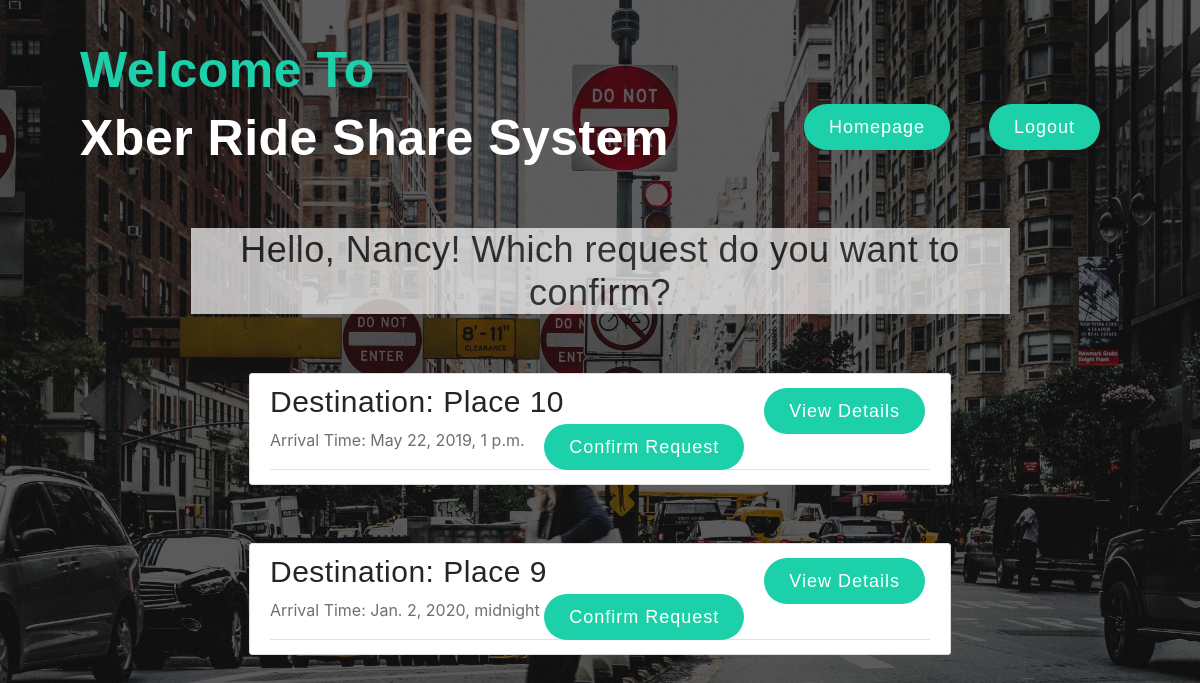
/rideService/driver/requests/find (signed in), run on an earlier commit of the app's database.
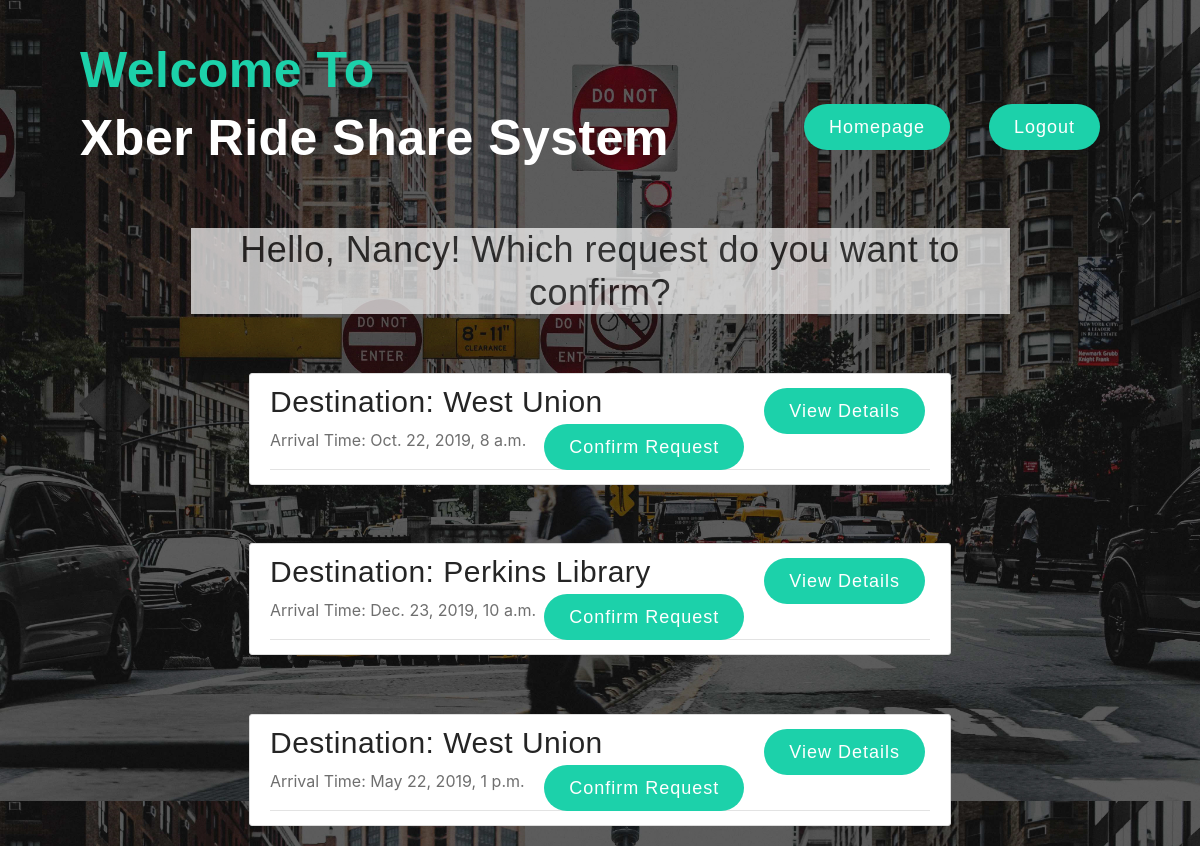
And on a later commit of the database.
### rideService/models.py (models this page shows, shortened)
class Driver(models.Model):
    account = models.ForeignKey(User, on_delete=models.CASCADE)
    vehicle_type = models.CharField(max_length=200)
    license_number = models.CharField(max_length=200)
    max_passengers = models.IntegerField(
        default=1,
        validators=[
            MaxValueValidator(10),
            MinValueValidator(1)
        ]
    )
    special_info = models.TextField(blank=True)

class Request(models.Model):
    ride_owner = models.ForeignKey(User, on_delete=models.CASCADE)
    driver = models.ForeignKey('Driver', on_delete=models.SET_NULL, default=None, null=True)
    sharer = models.ForeignKey(User, on_delete=models.SET_NULL, default=None, null=True, related_name='sharer_request')
    destination = models.CharField(max_length=1000)
    arrival_time = models.DateTimeField()
    num_passengers = models.IntegerField(
        default=1,
        validators=[
            MaxValueValidator(10),
            MinValueValidator(1)
        ]
    )
    num_sharer = models.IntegerField(
        default=0,
        validators=[
            MaxValueValidator(10),
            MinValueValidator(0)
        ]
    )
    shareable = models.BooleanField(default=False)
    vehicle_type = models.CharField(max_length=200, null=True, blank=True)
    special_request = models.TextField(blank=True)
    status = models.CharField(max_length=1000)
    last_updated = models.DateTimeField(auto_now_add=True)

### rideService/views.py (the view)
# urls.py: path('driver/requests/find', views.driverFindRequest, name='driver-requests'),
@login_required
def driverFindRequest(request):
    thisDriver = Driver.objects.get(account=request.user)
    requests = []
    candidateRequests = Request.objects.filter(
        status='open',
        arrival_time__gt=datetime.now()
        )
    for req in candidateRequests:
        num = req.num_passengers + req.num_sharer
        if num > thisDriver.max_passengers:
            continue
        if req.vehicle_type and req.vehicle_type != thisDriver.vehicle_type:
            continue
        if req.special_request and req.special_request != thisDriver.special_info:
            continue
        requests.append(req)
    context = {
        'driver': thisDriver,
        'requests': requests
    }
    return render(request, 'rideService/driver_find_request.html', context)

### rideService/templates/rideService/driver_find_request.html
{% extends "rideService/homeBase.html" %}
{% block content %}
{%if requests%}
    <div style="font-size:50px; color:#000; margin-left: 15%; margin-right: 15%; background-color:#fff; opacity: 0.7;">
        <h2 style = "text-align:center;">Hello, {{driver.account.username}}! Which request do you want to confirm?</h2>
    </div>
    {% for request in requests %}
        <article class="media content-section" style="margin-right: 20%;margin-left: 20%; margin-top: 5%;">
            <div class="media-body">
                <div class="article-metadata">
                    <h3>Destination: {{ request.destination }}
                            <a style="margin-right: 5px; float:right;" class="btn btn-secondary btn-sm mt-1 mb-1" href="{% url 'driver-request-detail' request.id %}">
                                View Details
                            </a>
                            <a style="margin-right: 20px; float:right;" class="btn btn-secondary btn-sm mt-1 mb-1" href="{% url 'accept-request' request.id request.last_updated%}">
                                Confirm Request
                            </a>
                        </h3>
                    <p class="article-content">Arrival Time: {{ request.arrival_time}}</p>
                </div>
            </div>
        </article>
    {% endfor %}
    {%else%}
        <p style="margin-top:10%; font-size:30px; color:#ffffff;text-align:center;">Sorry... No one ask for a RideService Right Now...</p>>
{%endif%}
{% endblock content %}

What changed in the data, as far as the page shows it:
removed Request: destination "Place 10", arrival_time "May 22, 2019, 1 p.m."
removed Request: destination "Place 9", arrival_time "Jan. 2, 2020, midnight"
added Request: destination "West Union", arrival_time "Oct. 22, 2019, 8 a.m."
added Request: destination "Perkins Library", arrival_time "Dec. 23, 2019, 10 a.m."
added Request: destination "West Union", arrival_time "May 22, 2019, 1 p.m."
